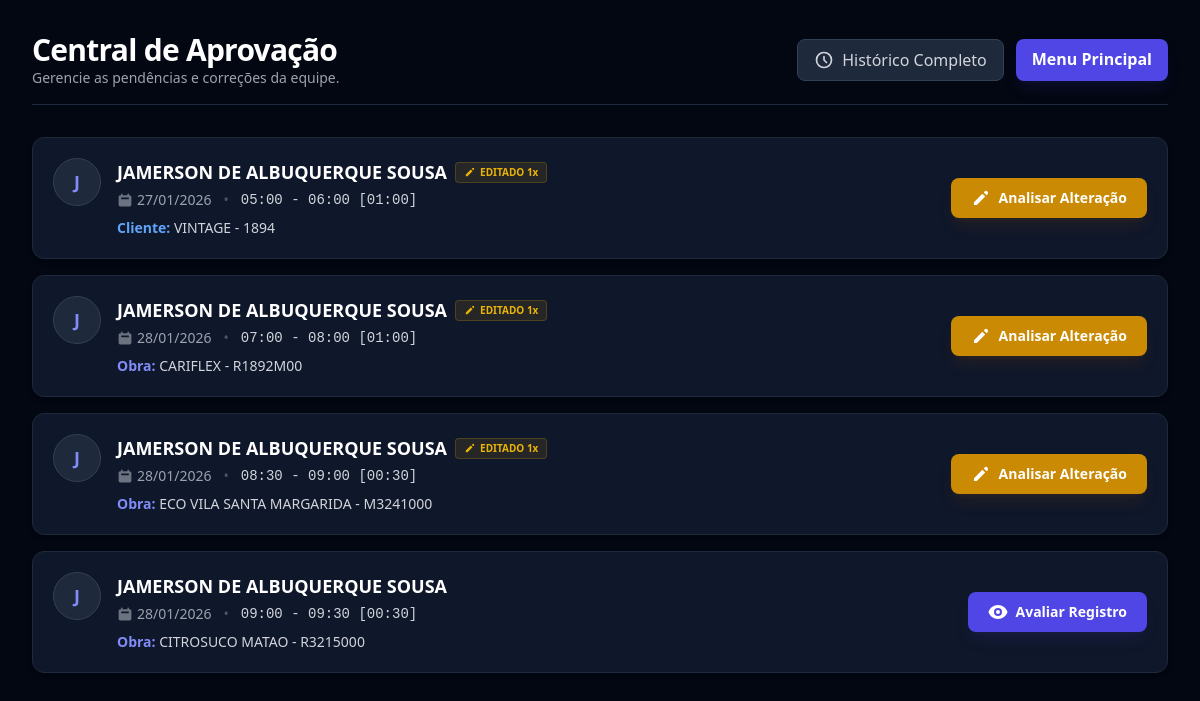
Before: /aprovacoes/ (signed in) with the older database file.
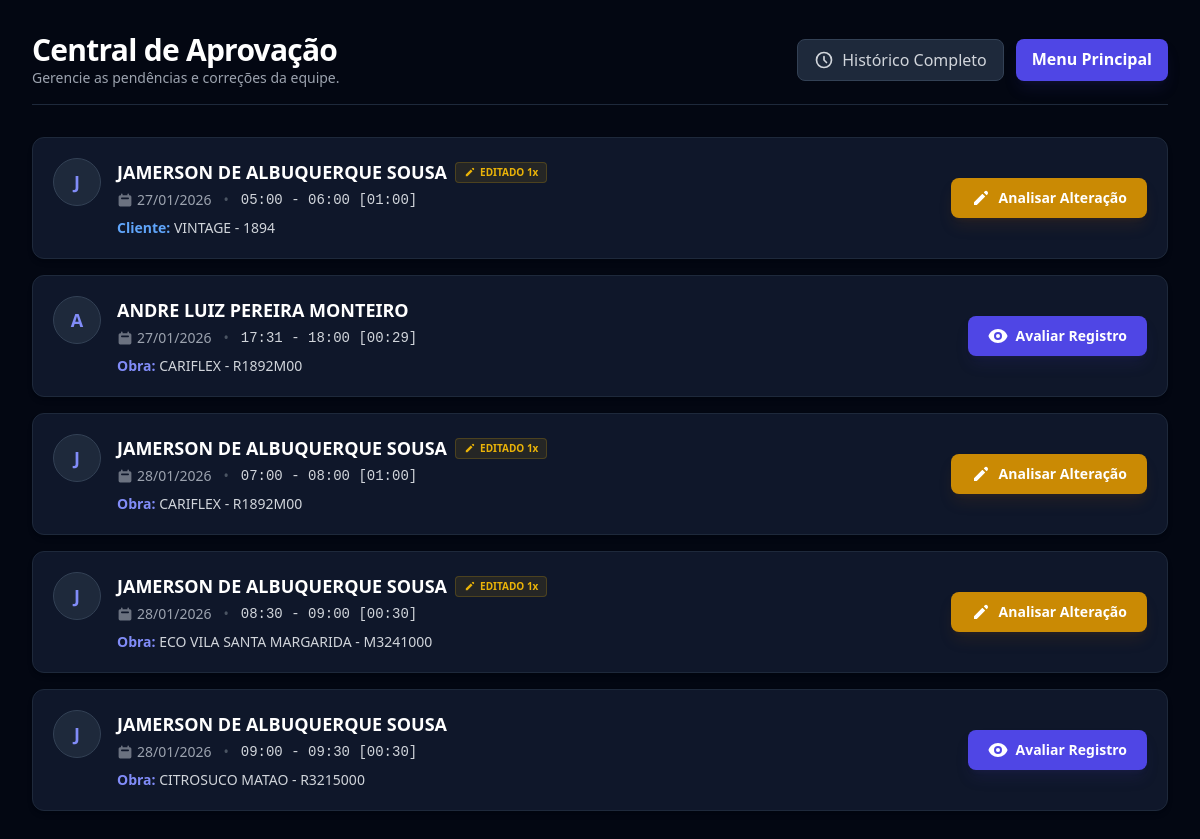
After: the same page with the newer database file.
### produtividade/models.py (models this page shows, shortened)
class Apontamento(models.Model):
    LOCAL_CHOICES = [
        ('INT', 'Dentro da obra'),
        ('EXT', 'Fora da obra')
    ]
    STATUS_APROVACAO_CHOICES = [
        ('EM_ANALISE', 'Em Análise'),
        ('APROVADO', 'Aprovado'),
        ('REJEITADO', 'Rejeitado'),
        ('SOLICITACAO_AJUSTE', 'Solicitação de Ajuste'),
    ]
    colaborador = models.ForeignKey(
        Colaborador,
        on_delete=models.PROTECT,
        verbose_name="Colaborador"
    )
    data_apontamento = models.DateField(
        default=timezone.now,
        verbose_name="Data"
    )
    hora_inicio = models.TimeField(verbose_name="Hora Início")
    hora_termino = models.TimeField(verbose_name="Hora Término")
    local_execucao = models.CharField(
        max_length=3,
        choices=LOCAL_CHOICES,
        default='INT',
        verbose_name="Local de Execução"
    )
    projeto = models.ForeignKey(
        Projeto,
        on_delete=models.SET_NULL,
        null=True,
        blank=True,
        verbose_name="Projeto"
    )
    codigo_cliente = models.ForeignKey(
        CodigoCliente,
        on_delete=models.SET_NULL,
        null=True,
        blank=True,
        verbose_name="Código do Cliente"
    )
    centro_custo = models.ForeignKey(
        CentroCusto,
        on_delete=models.SET_NULL,
        null=True,
        blank=True,
        verbose_name="Setor / Justificativa (Custo)"
    )
    veiculo = models.ForeignKey(
        Veiculo,
        on_delete=models.SET_NULL,
        null=True,
        blank=True,
        verbose_name="Veículo Cadastrado"
    )
    veiculo_manual_modelo = models.CharField(
        max_length=100, blank=True, null=True, verbose_name="Modelo (Manual)"
    )
    veiculo_manual_placa = models.CharField(
        max_length=20, blank=True, null=True, verbose_name="Placa (Manual)"
    )
    ocorrencias = models.TextField(
        blank=True, null=True, verbose_name="Ocorrências / Obs."
    )
    auxiliar = models.ForeignKey(
        Colaborador,
        on_delete=models.SET_NULL,
        null=True,
        blank=True,
        related_name='apontamentos_auxiliados'
    )
    auxiliares_extras = models.ManyToManyField(
        Colaborador,
        blank=True,
        related_name='apontamentos_como_extra',
        verbose_name="Auxiliares Extras"
    )
    em_plantao = models.BooleanField(
        default=False,
        verbose_name="Atividade em Plantão?"
    )
    data_plantao = models.DateField(
        null=True,
        blank=True,
        verbose_name="Data do Plantão"
    )
    dorme_fora = models.BooleanField(
        default=False,
        verbose_name="Dorme Fora Nesta Data?"
    )
    data_dorme_fora = models.DateField(
        null=True,
        blank=True,
        verbose_name="Data do Dorme-Fora"
    )
    registrado_por = models.ForeignKey(
        User, on_delete=models.SET_NULL, null=True, blank=True, verbose_name="Usuário de Registro"
    )
    data_registro = models.DateTimeField(auto_now_add=True)
    id_agrupamento = models.CharField(
        max_length=100,
        null=True,
        blank=True,
        verbose_name="ID de Agrupamento (Rateio)"
    )
    motivo_ajuste = models.TextField(
        blank=True,
        null=True,
        verbose_name="Motivo do Ajuste (Solicitação)"
    )
    status_aprovacao = models.CharField(
        max_length=20,
        choices=STATUS_APROVACAO_CHOICES,
        default='EM_ANALISE',
        verbose_name="Status Workflow"
    )
    status_ajuste = models.CharField(
        max_length=20,
        choices=[('PENDENTE', 'Pendente'), ('APROVADO', 'Aprovado')],
        null=True,
        blank=True,
        verbose_name="Status da Solicitação (Legado)"
    )
    contagem_edicao = models.IntegerField(
        default=0,
        verbose_name="Qtd. Edições Realizadas"
    )
    motivo_rejeicao = models.TextField(
        blank=True,
        null=True,
        verbose_name="Motivo da Rejeição (Gerente)"
    )
    latitude = models.DecimalField(
        max_digits=12,
        decimal_places=8,
        null=True,
        blank=True,
        verbose_name="Latitude"
    )
    longitude = models.DecimalField(
        max_digits=12,
        decimal_places=8,
        null=True,
        blank=True,
        verbose_name="Longitude"
    )
    @property
    def duracao_total_str(self):
        if not self.hora_inicio or not self.hora_termino:
            return "00:00"
        d = date(2000, 1, 1)
        dt_ini = datetime.combine(d, self.hora_inicio)
        dt_fim = datetime.combine(d, self.hora_termino)
        if dt_fim < dt_ini:
            dt_fim += timedelta(days=1)
        diff = dt_fim - dt_ini
        total_seconds = int(diff.total_seconds())
        h = total_seconds // 3600
        m = (total_seconds % 3600) // 60
        return f"{h:02d}:{m:02d}"
    class Meta:
        verbose_name = "Apontamento"
        verbose_name_plural = "Apontamentos"
        ordering = ['-data_apontamento', '-id']

class Colaborador(models.Model):
    id_colaborador = models.CharField(
        max_length=50,
        unique=True,
        verbose_name="ID Colaborador"
    )
    nome_completo = models.CharField(max_length=255)
    cargo = models.CharField(max_length=100, default='Operador')
    user_account = models.OneToOneField(
        User,
        on_delete=models.SET_NULL,
        null=True,
        blank=True,
        verbose_name="Conta de Usuário (Login)"
    )
    setor = models.ForeignKey(
        Setor,
        on_delete=models.SET_NULL,
        null=True,
        blank=True,
        verbose_name="Setor de Alocação"
    )
    setores_gerenciados = models.ManyToManyField(
        Setor,
        blank=True,
        related_name='gestores',
        verbose_name="Setores sob Gestão (Visão Admin/Gestor)"
    )
    class Meta:
        verbose_name = "Colaborador"
        verbose_name_plural = "Colaboradores"
        ordering = ['nome_completo']

class CodigoCliente(models.Model):
    codigo = models.CharField(
        max_length=4,
        unique=True,
        verbose_name="Cód. Cliente (4 Dígitos)",
        validators=[RegexValidator(
            regex=r'^\d{4}$',
            message='O código deve ter exatamente 4 dígitos numéricos.'
        )]
    )
    nome = models.CharField(
        max_length=255,
        verbose_name="Nome do Cliente"
    )
    ativo = models.BooleanField(default=True)
    class Meta:
        verbose_name = "Código do Cliente"
        verbose_name_plural = "Códigos de Cliente"
        ordering = ['codigo']

class Projeto(models.Model):
    codigo = models.CharField(
        max_length=50,
        unique=True,
        verbose_name="Código da Obra",
        null=True,
        blank=True
    )
    nome = models.CharField(
        max_length=255,
        verbose_name="Nome do Projeto"
    )
    ativo = models.BooleanField(default=True)
    class Meta:
        verbose_name = "Projeto/Obra"
        verbose_name_plural = "Projetos/Obras"
        ordering = ['codigo']

### produtividade/views.py (the view, shortened to what this page needs)
# urls.py: path('aprovacoes/', views.aprovacao_dashboard_view, name='aprovacao_dashboard'),
@login_required
@user_passes_test(is_gerente)
def aprovacao_dashboard_view(request):
    if is_owner(request.user):
        pendentes = Apontamento.objects.filter(
            status_aprovacao='EM_ANALISE'
        ).select_related('colaborador', 'projeto', 'centro_custo').order_by('data_apontamento')
    context = {
        'pendentes': pendentes,
        'titulo': 'Central de Aprovações'
    }
    return render(request, 'produtividade/aprovacao_dashboard.html', context)

### produtividade/views.py (called while the page is built)
def is_owner(user):
    return user.is_superuser

def check_group(user, group_name):
    return user.groups.filter(name=group_name).exists()

def is_gerente(user):
    return check_group(user, 'GESTOR') or is_owner(user)

### produtividade/templates/produtividade/aprovacao_dashboard.html (shortened to what the changed rows need)
{% load static %}
<!DOCTYPE html>
<html lang="pt-br" class="h-full bg-gray-950">
<head>
    <script src="https://cdn.tailwindcss.com"></script>
</head>
<body class="bg-gray-950 text-gray-200 p-4 sm:p-8 flex justify-center min-h-screen">
    <div class="w-full max-w-6xl">
        <div class="flex flex-col md:flex-row justify-between items-center mb-8 border-b border-slate-800 pb-4 gap-4">
            <div>
                <h2 class="text-3xl font-bold text-white tracking-tight">Central de Aprovação</h2>
            </div>
        </div>
        <div class="grid gap-4">
            {% for item in pendentes %}
            <div class="bg-slate-900 border border-slate-800 rounded-xl p-5 flex flex-col lg:flex-row items-start lg:items-center justify-between hover:border-indigo-500/50 transition-all shadow-md group animate-fade-in">
                <div class="flex items-start gap-4 mb-4 lg:mb-0 w-full lg:w-auto">
                    <div class="h-12 w-12 rounded-full bg-slate-800 border border-slate-700 flex items-center justify-center text-indigo-400 font-bold text-lg shrink-0 group-hover:border-indigo-500/50 transition-colors">
                        {{ item.colaborador.nome_completo|slice:":1" }}
                    </div>
                    <div class="flex-1">
                        <div class="flex items-center gap-2 flex-wrap">
                            <h4 class="font-bold text-white text-lg">{{ item.colaborador.nome_completo }}</h4>
                            {% if item.contagem_edicao > 0 %}
                                <span class="bg-yellow-500/10 text-yellow-500 text-[10px] font-bold px-2 py-0.5 rounded border border-yellow-500/20 flex items-center gap-1">
                                    <svg xmlns="http://www.w3.org/2000/svg" class="h-3 w-3" viewBox="0 0 20 20" fill="currentColor"><path d="M13.586 3.586a2 2 0 112.828 2.828l-.793.793-2.828-2.828.793-.793zM11.379 5.793L3 14.172V17h2.828l8.38-8.379-2.83-2.828z" /></svg>
                                    EDITADO {{ item.contagem_edicao }}x
                                </span>
                            {% endif %}
                        </div>
                        <div class="text-sm text-gray-400 mt-1 flex flex-col sm:flex-row sm:items-center gap-1 sm:gap-3">
                            <span class="flex items-center gap-1">
                                <svg xmlns="http://www.w3.org/2000/svg" class="h-4 w-4 text-gray-500" viewBox="0 0 20 20" fill="currentColor"><path fill-rule="evenodd" d="M6 2a1 1 0 00-1 1v1H4a2 2 0 00-2 2v10a2 2 0 002 2h12a2 2 0 002-2V6a2 2 0 00-2-2h-1V3a1 1 0 10-2 0v1H7V3a1 1 0 00-1-1zm0 5a1 1 0 000 2h8a1 1 0 100-2H6z" clip-rule="evenodd" /></svg>
                                {{ item.data_apontamento|date:"d/m/Y" }}
                            </span>
                            <span class="hidden sm:inline text-gray-600">•</span>
                            <span class="flex items-center gap-1 font-mono text-gray-300">
                                {{ item.hora_inicio }} - {{ item.hora_termino }} [{{ item.duracao_total_str }}]
                            </span>
                        </div>
                        <div class="mt-2 text-sm">
                            {% if item.projeto %}
                                <span class="text-indigo-400 font-bold">Obra:</span> <span class="text-gray-300">{{ item.projeto.nome }} - {{ item.projeto.codigo }}</span>
                            {% elif item.codigo_cliente %}
                                <span class="text-blue-400 font-bold">Cliente:</span> <span class="text-gray-300">{{ item.codigo_cliente.nome }} - {{ item.codigo_cliente.codigo }}</span>
                            {% else %}
                                <span class="text-orange-400 font-bold">Centro Custo:</span> <span class="text-gray-300">{{ item.centro_custo.nome }}</span>
                            {% endif %}
                        </div>
                    </div>
                </div>
                <div class="flex gap-3 w-full lg:w-auto">
                    {% if item.contagem_edicao > 0 %}
                        <a href="{% url 'produtividade:analise_apontamento' item.id %}" class="flex-1 lg:flex-none bg-yellow-600 hover:bg-yellow-500 text-white px-5 py-2.5 rounded-lg text-sm font-bold shadow-lg shadow-yellow-900/20 transition-all flex items-center justify-center gap-2">
                            <svg xmlns="http://www.w3.org/2000/svg" class="h-5 w-5" viewBox="0 0 20 20" fill="currentColor">
                                <path d="M13.586 3.586a2 2 0 112.828 2.828l-.793.793-2.828-2.828.793-.793zM11.379 5.793L3 14.172V17h2.828l8.38-8.379-2.83-2.828z" />
                            </svg>
                            Analisar Alteração
                        </a>
                    {% else %}
                        <a href="{% url 'produtividade:analise_apontamento' item.id %}" class="flex-1 lg:flex-none bg-indigo-600 hover:bg-indigo-500 text-white px-5 py-2.5 rounded-lg text-sm font-bold shadow-lg shadow-indigo-900/20 transition-all flex items-center justify-center gap-2">
                            Avaliar Registro
                        </a>
                    {% endif %}
                </div>
            </div>
            {% endfor %}
        </div>
    </div>
</body>
</html>

Changed rows visible on the page:
added Apontamento: colaborador.nome_completo "A", colaborador.nome_completo "ANDRE LUIZ PEREIRA MONTEIRO", data_apontamento "27/01/2026", hora_inicio "17:31", hora_termino "18:00", duracao_total_str "00:29", projeto.nome "CARIFLEX", projeto.codigo "R1892M00", contagem_edicao 0 (drawn)
